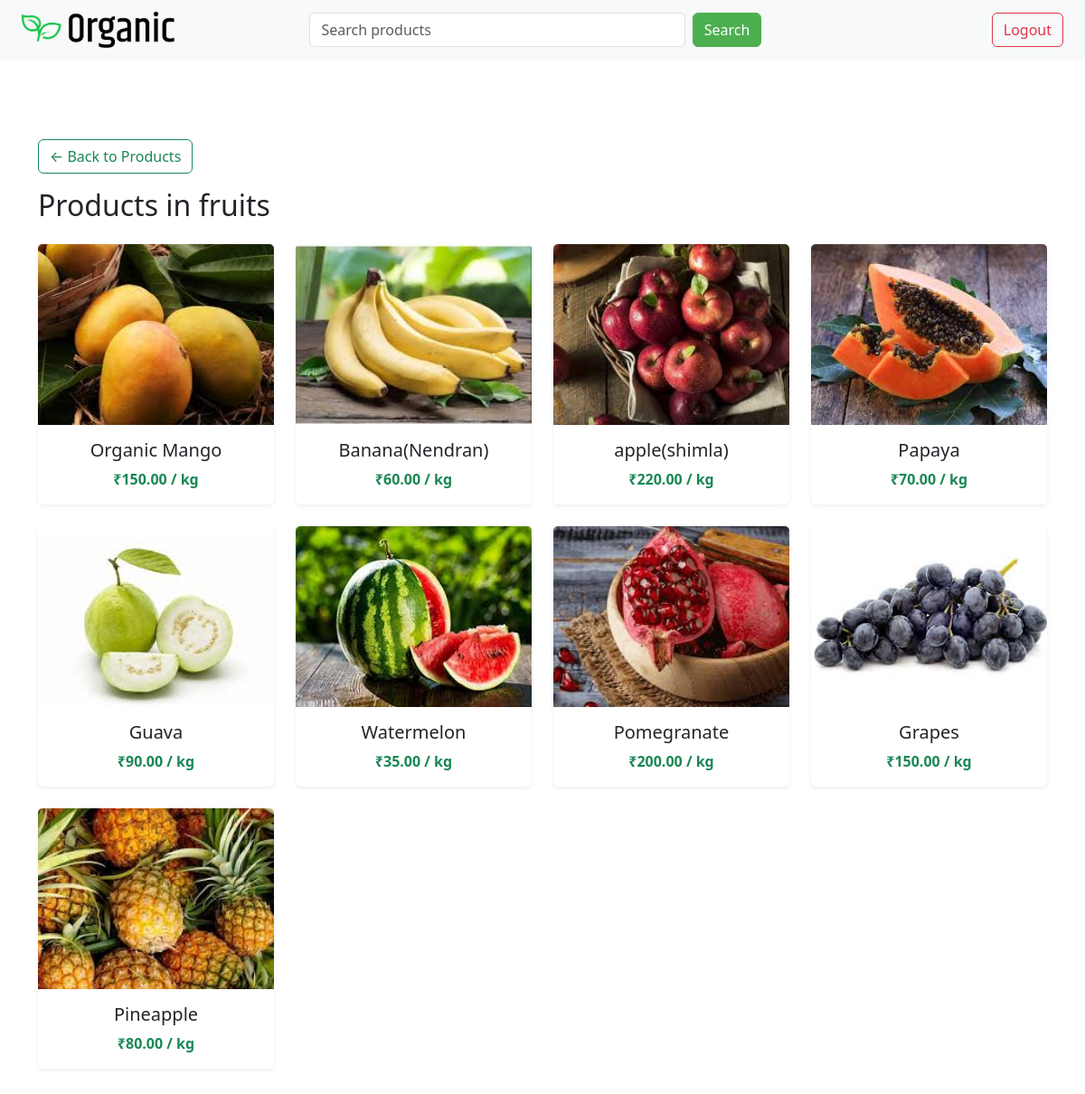
Screenshot of /category/1/ (signed in) with the database file from the repository.
### home/models.py (models this page shows, shortened)
class Category(models.Model):
    name = models.CharField(max_length=100)
    image = models.ImageField(upload_to='categoryimages/', null=True, blank=True)

class Product(models.Model):
    UNIT_CHOICES = [
        ('kg', 'Kilogram'),
        ('g', 'Gram'),
        ('l', 'Litre'),
        ('ml', 'Millilitre'),
        ('pcs', 'Pieces'),
        ('bottle', 'Bottle'),
        ('packet', 'Packet'),
    ]
    name = models.CharField(max_length=30)
    price = models.DecimalField(max_digits=8, decimal_places=2)
    details = models.TextField()
    image = models.ImageField(upload_to='products/', null=True, blank=True)
    ctgry = models.ForeignKey('Category', on_delete=models.CASCADE, null=True, blank=True)
    user = models.ForeignKey(User, on_delete=models.CASCADE)  # Seller
    created_at = models.DateTimeField(auto_now_add=True)
    unit = models.CharField(max_length=10, choices=UNIT_CHOICES, default='kg')
    stock = models.PositiveIntegerField(default=0)

### home/views.py (the view)
# urls.py: path('category/<int:cid>/', categoryproductsfn),
@login_required
def categoryproductsfn(request, cid):
    category = get_object_or_404(Category, id=cid)
    products = Product.objects.filter(ctgry=category)
    return render(request, 'categoryproducts.html', {'category': category, 'products': products})

### home/templates/categoryproducts.html (shortened to what this page needs)
{% extends 'base.html' %}
{% load static %}
{% block content %}
<div class="container my-5">
    <a href="/products/" class="btn btn-outline-success my-3">
       ← Back to Products
    </a>
    <h2 class="mb-4">Products in {{ category.name }}</h2>
    <div class="row">
        {% for product in products %}
        <div class="col-md-3 mb-4">
            <div class="card h-100 shadow-sm border-0">
                {% if product.image %}
                    <img src="{{ product.image.url }}" class="card-img-top" alt="{{ product.name }}" style="height: 200px; object-fit: cover;">
                {% else %}
                    <img src="{% static 'images/placeholder.png' %}" class="card-img-top" alt="No Image" style="height: 200px; object-fit: cover;">
                {% endif %}
                <div class="card-body text-center d-flex flex-column justify-content-between">
                    <div>
                        <h5 class="card-title">{{ product.name }}</h5>
                        <p class="card-text fw-semibold text-success">₹{{ product.price }} / {{ product.unit }}</p>
                    </div>
                </div>
            </div>
        </div>
        {% empty %}
        <div class="col-12">
            <p class="text-muted">No products found in this category.</p>
        </div>
        {% endfor %}
    </div>
</div>
{% endblock %}

### rows the page displays
Category: name "fruits"
Product: image (picture), name "Organic Mango", price "150.00", unit "kg"
Product: image (picture), name "Banana(Nendran)", price "60.00", unit "kg"
Product: image (picture), name "apple(shimla)", price "220.00", unit "kg"
Product: image (picture), name "Papaya", price "70.00", unit "kg"
Product: image (picture), name "Guava", price "90.00", unit "kg"
Product: image (picture), name "Watermelon", price "35.00", unit "kg"
Product: image (picture), name "Pomegranate", price "200.00", unit "kg"
Product: image (picture), name "Grapes", price "150.00", unit "kg"
Product: image (picture), name "Pineapple", price "80.00", unit "kg"
